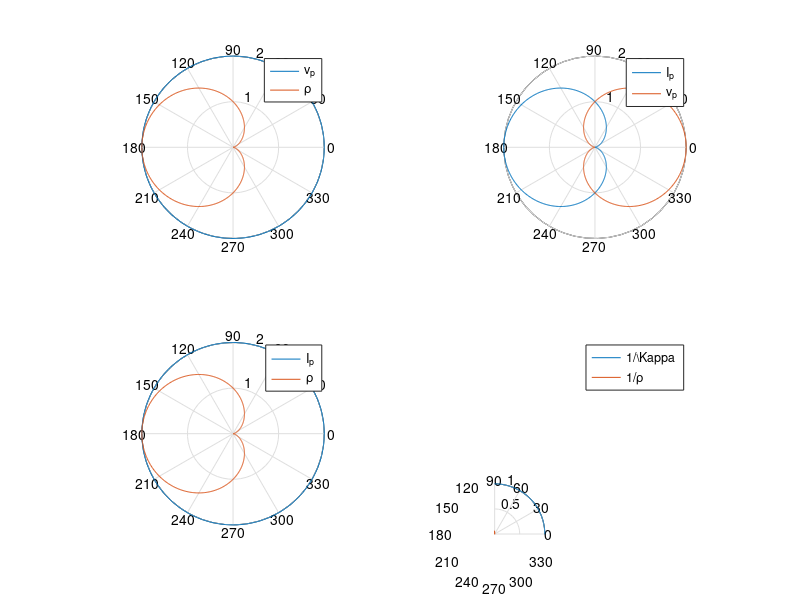

Recreate this plot in MATLAB.
clear all;
close all;

#format long

#x_elem=[3 5];		%position x des elements en m
#z_elem=[1 1];		%position z des elements en m
#pt_elem=[x_elem' z_elem'];

#nelem=length(x_elem);

#pt_obs=[3 5];				%coordonnees par paire des points d'observation en m

#npt=rows(pt_obs);

#%%%%% Calcul des angles de refraction pour chaque couple emetteur/recepeteur %%%%%


#for pos_obs=1:npt
#	for i=1:nelem
#		for j=i:nelem
#			u=pt_elem(i,:)-pt_obs(pos_obs,:)
#			v=pt_elem(j,:)-pt_obs(pos_obs,:)
#			theta=acos( sum(u.*v) / ( norm(u) * norm(v)) ) *180/pi
#		end
#	end
#end


theta=[0:0.01:2*pi];

%exemple des diagrammes de rayonnement en acoustique
figure
subplot(221)
polar(theta,-2.*ones(size(theta)));
hold on
polar(theta,-2*(cos(theta/2)).^2);
legend('v_p','\rho');

subplot(222)
polar(theta,-2*(cos(theta/2)).^2);
hold on
polar(theta,-2*(sin(theta/2)).^2);
legend('I_p','v_p');

subplot(223)
polar(theta,-2.*ones(size(theta)));
hold on
polar(theta,2*(sin(theta/2)).^2);
legend('I_p','\rho');


subplot(224)
polar(theta,-1*ones(size(theta)));
hold on
polar(theta,-1*cos(theta))
legend('1/\Kappa','1/\rho');
axis([0 4 0 4])

print -dpng plop.png












